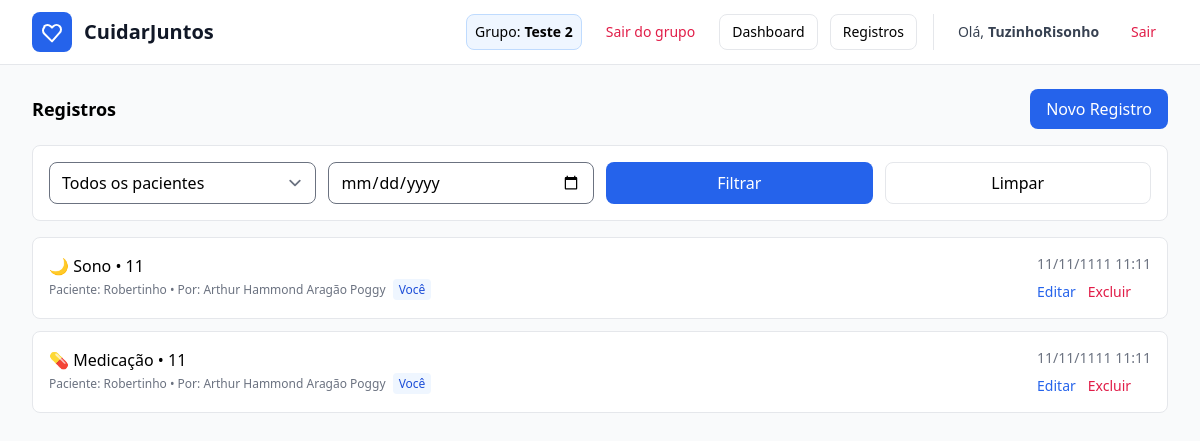
Page /care/records/ (signed in) on the earlier database version.
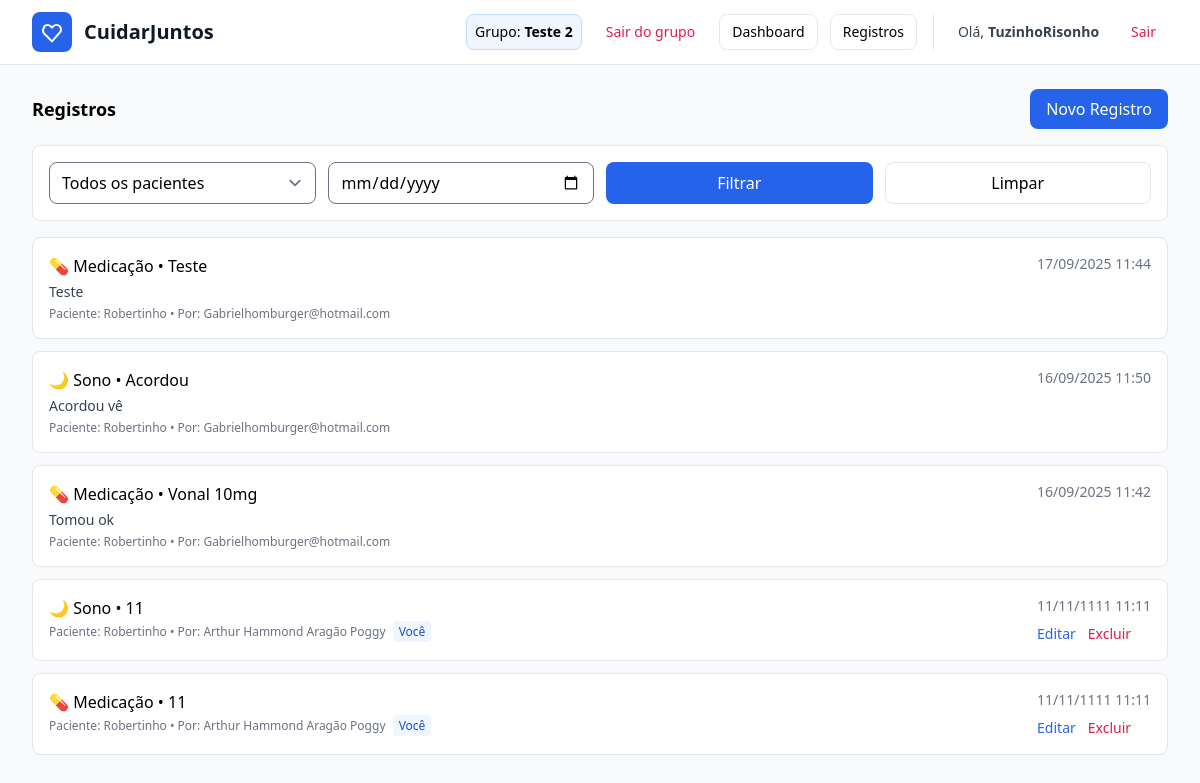
Same page on the later database version.
### care/models.py (models this page shows, shortened)
class CareGroup(models.Model):
    name = models.CharField("Nome do grupo", max_length=120)
    patient = models.OneToOneField(
        Patient, on_delete=models.CASCADE, related_name="care_group"
    )
    created_by = models.ForeignKey(
        User, on_delete=models.SET_NULL, null=True, blank=True,
        related_name="created_groups"
    )
    created_at = models.DateTimeField(auto_now_add=True)

class CareRecord(models.Model):
    class Type(models.TextChoices):
        MEDICATION = "medication", "Medicação"
        MEAL       = "meal",       "Alimentação"
        VITAL      = "vital",      "Sinais Vitais"
        ACTIVITY   = "activity",   "Atividade"
        SLEEP      = "sleep",      "Sono"
        BATHROOM   = "bathroom",   "Banheiro"
        OTHER      = "other",      "Outros"
    class Status(models.TextChoices):
        PENDING = "pending", "Pendente"
        DONE    = "done",    "Realizada"
        MISSED  = "missed",  "Não realizado"
    patient     = models.ForeignKey(Patient, on_delete=models.CASCADE, related_name="records")
    caregiver   = models.CharField("Cuidador", max_length=120)
    type        = models.CharField("Tipo", max_length=20, choices=Type.choices, default=Type.MEDICATION)
    what        = models.CharField("O que", max_length=200)
    description = models.TextField("Descrição", blank=True)
    date        = models.DateField("Data", db_index=True)
    time        = models.TimeField("Hora")
    timestamp   = models.DateTimeField("Criado em", auto_now_add=True)
    created_by  = models.ForeignKey(
        User, on_delete=models.CASCADE, related_name="care_records",
        null=True, blank=True, db_index=True
    )
    status = models.CharField("Status", max_length=10, choices=Status.choices, default=Status.PENDING, db_index=True)
    class Meta:
        ordering = ["-date", "-time"]
        indexes = [models.Index(fields=["patient", "date"])]

class Patient(models.Model):
    name = models.CharField("Nome", max_length=120)
    birth_date = models.DateField("Nascimento", null=True, blank=True)
    notes = models.TextField("Observações / Dados de saúde", blank=True)
    created_by = models.ForeignKey(
        User, on_delete=models.CASCADE, related_name="patients",
        null=True, blank=True, db_index=True
    )
    user = models.OneToOneField(
        User, on_delete=models.SET_NULL, related_name="as_patient",
        null=True, blank=True
    )
    def __str__(self):
        return self.name

### care/views.py (the view)
# urls.py: path("records/", RecordList.as_view(), name="record-list"),
class RecordList(LoginRequiredMixin, ListView):
    model = CareRecord
    template_name = "care/record_list.html"
    context_object_name = "records"
    def get_queryset(self):
        if self.request.user.is_superuser:
            return CareRecord.objects.select_related("patient")
        p = users_patient(self.request.user)
        return CareRecord.objects.filter(patient=p).select_related("patient") if p else CareRecord.objects.none()
    def get_context_data(self, **kwargs):
        ctx = super().get_context_data(**kwargs)
        p = users_patient(self.request.user)
        ctx["patients"] = [p] if p else []
        return ctx

### care/context_processors.py (called while the page is built)
def current_group(request):
    if not request.user.is_authenticated:
        return {"current_group": None, "current_group_membership": None}
    try:
        gm = GroupMembership.objects.select_related("group").get(user=request.user)
        return {"current_group": gm.group, "current_group_membership": gm}
    except GroupMembership.DoesNotExist:
        return {"current_group": None, "current_group_membership": None}

### care/views.py (called while the page is built)
def user_group(user):
    try:
        return user.group_membership
    except GroupMembership.DoesNotExist:
        return None

def users_patient(user):
    gm = user_group(user)
    return gm.group.patient if gm else None

### templates/care/record_list.html (shortened to what this page needs)
{% extends 'base.html' %}
{% block content %}
<div class="mb-4 flex items-center justify-between">
  <h2 class="text-lg font-semibold">Registros</h2>
  <a href="{% url 'care:record-create' %}" class="bg-blue-600 text-white px-4 py-2 rounded-lg hover:bg-blue-700">
    Novo Registro
  </a>
</div>
<form class="bg-white border rounded-lg p-4 mb-4 grid grid-cols-1 md:grid-cols-4 gap-3">
  <select name="patient" class="border rounded-lg px-3 py-2">
    <option value="">Todos os pacientes</option>
  </select>
  <input type="date" name="date" value="{{ date }}" class="border rounded-lg px-3 py-2">
  <button class="bg-blue-600 text-white px-4 py-2 rounded-lg hover:bg-blue-700">Filtrar</button>
  <a class="border px-4 py-2 rounded-lg text-center hover:bg-gray-50" href="?">Limpar</a>
</form>
<div class="space-y-3">
  {% for r in records %}
    <div class="bg-white border rounded-lg p-4">
      <div class="flex items-start justify-between gap-4">
        <div class="min-w-0">
          <div class="font-medium truncate">
            {% if r.type == 'medication' %}💊{% elif r.type == 'sleep' %}🌙
            {% elif r.type == 'meal' %}🍽️{% elif r.type == 'bathroom' %}🚽
            {% elif r.type == 'activity' %}🏃{% else %}📝{% endif %}
            {{ r.get_type_display }}{% if r.what %} • {{ r.what }}{% endif %}
          </div>
          {% if r.description %}
            <p class="text-sm text-gray-700 mt-1 break-words">{{ r.description }}</p>
          {% endif %}
          <p class="text-xs text-gray-500 mt-1">
            Paciente: {{ r.patient }} • Por: {{ r.caregiver }}
            {% if r.created_by_id == request.user.id %}<span class="ml-1 px-1.5 py-0.5 rounded bg-blue-50 text-blue-700">Você</span>{% endif %}
          </p>
        </div>
        <div class="text-right shrink-0">
          <div class="text-sm text-gray-500">
            {{ r.date|date:"d/m/Y" }} {{ r.time|time:"H:i" }}
          </div>
          {% if r.created_by_id == request.user.id or request.user.is_superuser %}
            <div class="mt-2 flex items-center gap-3 text-sm">
              <a class="text-blue-600 hover:underline" href="{% url 'care:record-update' r.pk %}">Editar</a>
              <a class="text-rose-600 hover:underline" href="{% url 'care:record-delete' r.pk %}">Excluir</a>
            </div>
          {% endif %}
        </div>
      </div>
    </div>
  {% empty %}
    <p class="text-gray-500">Nenhum registro.</p>
  {% endfor %}
</div>
{% endblock %}

### templates/base.html (shortened to what this page needs)
<!doctype html>
<html lang="pt-br">
<head>
  <script src="https://cdn.tailwindcss.com?plugins=forms"></script>
</head>
<body class="bg-gray-50 min-h-screen">
<header class="bg-white border-b sticky top-0 z-40">
  <div class="max-w-7xl mx-auto px-3 sm:px-6 lg:px-8">
    <div class="h-16 flex items-center gap-4">
      <a href="{% if request.user.is_authenticated %}{% url 'care:dashboard' %}{% else %}{% url 'accounts:login' %}{% endif %}"
         class="flex items-center gap-3">
        <div class="bg-blue-600 p-2 rounded-lg">
          <svg class="w-6 h-6 text-white" fill="none" stroke="currentColor" viewBox="0 0 24 24" aria-hidden="true">
            <path stroke-linecap="round" stroke-linejoin="round" stroke-width="2"
              d="M4.318 6.318a4.5 4.5 0 016.364 0L12 7.636l1.318-1.318a4.5 4.5 0 116.364 6.364L12 21.364l-7.682-7.682a4.5 4.5 0 010-6.364z" />
          </svg>
        </div>
        <div class="leading-tight">
          <h1 class="text-lg sm:text-xl font-bold text-gray-900">CuidarJuntos</h1>
        </div>
      </a>
      <nav class="hidden md:flex items-center gap-2 lg:gap-3 text-sm ml-auto">
        {% if request.user.is_authenticated %}
          {% if current_group %}
            <span class="inline-flex items-center h-9 px-2 rounded-lg bg-blue-50 border border-blue-200">
              Grupo: <strong class="ml-1 whitespace-nowrap">{{ current_group.name }}</strong>
            </span>
            <form method="post" action="{% url 'care:group-leave' %}" class="inline">
              <button type="submit"
                class="inline-flex items-center h-9 px-3 rounded-lg text-rose-600 hover:bg-rose-50">
                Sair do grupo
              </button>
            </form>
            <a href="{% url 'care:dashboard' %}"
               class="inline-flex items-center h-9 px-3 rounded-lg border hover:bg-gray-50">
              Dashboard
            </a>
            <a href="{% url 'care:record-create' %}"
               class="inline-flex items-center h-9 px-3 rounded-lg border hover:bg-gray-50">
              Registros
            </a>
          {% else %}
            <a href="{% url 'care:choose-group' %}"
               class="inline-flex items-center h-9 px-3 rounded-lg text-blue-600 hover:bg-blue-50">
              Criar/Entrar em grupo
            </a>
          {% endif %}
          <span class="inline-flex items-center h-9 px-2 text-gray-700">
            Olá, <strong class="ml-1">{{ request.user.username }}</strong>
          </span>
          <form method="post" action="{% url 'accounts:logout' %}" class="inline">
            <button type="submit"
              class="inline-flex items-center h-9 px-3 rounded-lg text-rose-600 hover:bg-rose-50">
              Sair
            </button>
          </form>
        {% endif %}
      </nav>
    </div>
    </div>
  </header>
  <main class="max-w-7xl mx-auto px-3 sm:px-6 lg:px-8 py-6">
    {% block content %}{% endblock %}
  </main>
</body>
</html>

### templates/base.html (style rules this page uses)
html, body { overflow-x: hidden; }
img, video, canvas, svg { max-width: 100%; height: auto; }
.min-w-0 { min-width: 0; }

Differences in the rows shown:
added CareRecord: type "Medicação", what "Teste", description "Teste", patient "Robertinho", caregiver "Gabrielhomburger@hotmail.com", date "17/09/2025", time "11:44"
added CareRecord: type "Sono", what "Acordou", description "Acordou vê", patient "Robertinho", caregiver "Gabrielhomburger@hotmail.com", date "16/09/2025", time "11:50"
added CareRecord: type "Medicação", what "Vonal 10mg", description "Tomou ok", patient "Robertinho", caregiver "Gabrielhomburger@hotmail.com", date "16/09/2025", time "11:42"
